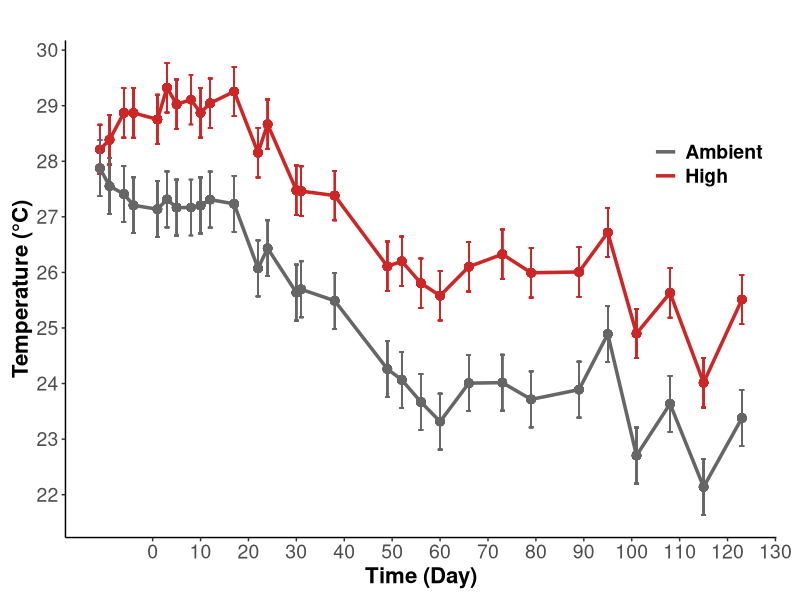

Generate this figure with R: (Note: this script raises an error after producing the figure.)
## ---- chunk 1
rm(list=ls(all=TRUE))
results <- read.csv("Data/Urchin_ClimateChange_Data.csv", header=T, na.strings="NA")

library("tidyverse")
library("lme4") #linear mixed modeling
library("lmtest") #linear mixed modeling
library("lmerTest") #calculate p-values in models
library("car") #levenes tests
library("emmeans") #post-hoc tests
library("lsmeans") #post-hoc tests
library("plotrix") #calculate std.error
library("dplyr") 
library("cowplot") #grid plotting 
## ---- chunk 2

tempsummary<-results %>% 
  select("Day", "Temperature", "Temp") %>%
  drop_na(Temp) %>%
  group_by(Day, Temperature) %>%
  mutate(meanT = mean(Temp)) %>%
  group_by(Temperature) %>% 
  mutate(sd = sd(Temp)) %>%
  mutate(se = sd/sqrt(12)) 
  
  
tempplot<-ggplot(data=tempsummary, aes(Day, meanT, color = Temperature)) +
    geom_point(size = 2.5, show.legend=FALSE) +
    geom_errorbar(aes(ymin = meanT-se, ymax = meanT+se)) +
    geom_line(size=1.2) +
    scale_x_continuous(name="Time (Day)", breaks = seq(0,130, by = 10)) +
    scale_y_continuous(name="Temperature (°C)", breaks = seq(20,30, by = 1)) +
    scale_shape_discrete(name = NULL,
                         labels = c("Ambient", "High"))+
    scale_color_manual(name = NULL,
                       values = c("gray40", "firebrick3"),
                       labels = c("Ambient", "High")) +
    ggtitle("")+
    theme_classic() +
    theme(plot.margin=unit(c(0.3,0.6,0.3,0.3), "cm"))+
    theme(legend.margin = margin(0), 
          legend.position = c(.98,.8), 
          legend.justification = c("right", "top"),
          legend.background = element_blank(), 
          axis.title = element_text(size = 16, face="bold"),
          axis.text = element_text(size = 14), 
          plot.title = element_text(size=16, face="bold"),
          legend.text = element_text(size=14, face="bold"));tempplot

ggsave(filename="Figures/20200611/TempFig1.png", plot=tempplot, dpi=300, width=7, height=5, units="in")

## ---- chunk 3

pHsummary<-results %>% 
  select("Day","pH", "pHspec") %>%
  drop_na(pHspec) %>%
  group_by(Day, pH) %>%
  mutate(meanpH = mean(pHspec)) %>%
  group_by(pH, meanpH) %>% 
  mutate(sd = sd(pHspec)) %>%
  mutate(se = sd/sqrt(12)) 
  
  
pHplot<-ggplot(data=pHsummary, aes(Day, meanpH, color = pH)) +
    geom_point(size = 2.5, show.legend=FALSE) +
    geom_errorbar(aes(ymin = meanpH-sd, ymax = meanpH+sd)) +
    geom_line(size=1.2) +
    scale_x_continuous(name="Time (Day)", breaks = seq(0,130, by = 10)) +
    scale_y_continuous(name="pH (Total Scale)", breaks = seq(7.5,8.1, by = .1)) +
    scale_shape_discrete(name = NULL,
                         labels = c("Low pH", "High pH"))+
    scale_color_manual(name = NULL,
                       values = c("skyblue3", "gray40"),
                       labels = c("Acidified", "Ambient"),
                       guide = guide_legend(reverse = TRUE)) +
    ggtitle("")+
    theme_classic() +
    theme(plot.margin=unit(c(0.3,0.6,0.3,0.3), "cm"))+
    theme(legend.margin = margin(0), 
          legend.position = c(.98,.8), 
          legend.justification = c("right", "top"),
          legend.background = element_blank(), 
          axis.title = element_text(size = 16, face="bold"),
          axis.text = element_text(size = 14), 
          plot.title = element_text(size=16, face="bold"),
          legend.text = element_text(size=14, face="bold"));pHplot

ggsave(filename="Figures/20200611/pHFig1.png", plot=pHplot, dpi=300, width=7, height=5, units="in")

## ---- chunk 4

#Make plots in horizontal line with proper labeling of a and b

treatmentfig1<-plot_grid(tempplot, pHplot, labels = c("a", "b"), ncol=2, nrow=1, rel_heights= c(1,1), rel_widths = c(1,1), label_size = 20, label_y=1, align="h");treatmentfig1

ggsave(filename="Figures/20200611/TreatmentFig1.png", plot=treatmentfig1, dpi=300, width=16, height=6, units="in")

## ---- chunk 5
#### Growth Interaction Plot
##May need to adjust the p value for temp depending on which Anova() or anova() we use...

growthsummary<-results %>% 
  filter(Day==126) %>%
  select("pH", "Temperature","Growth") %>%
  drop_na(Growth) %>% 
  mutate(meanPct = Growth*100) %>%
  group_by(pH, Temperature) %>%
  summarise(mean = mean(meanPct), 
            N = length(meanPct),
            se = std.error(meanPct))
   
  
growthplot<-ggplot(data=growthsummary, aes(x=Temperature, y=mean, color = pH, group=interaction(Temperature,pH))) +
    geom_point(size = 3,  position=position_dodge(0.1)) +
    geom_line(aes(group=pH),  position=position_dodge(0.1)) +
    xlab("Temperature Treatment") +
    ylab("Total Growth (%)")+
    geom_errorbar(aes(ymin = mean-se, ymax = mean+se, width = 0.1), position=position_dodge(0.1)) +
    theme_bw() + 
    scale_x_discrete(limits=c("ambient", "heated"), 
                     label=c("Ambient", "High"))+
    scale_colour_manual(name = "pH Treatment",
                        values = c("skyblue3", "gray40"),
                        labels = c("Acidified", "Ambient"),
                        guide = guide_legend(reverse = TRUE)) +
    geom_text(x=1.5, y=125, label="p(pH)=0.61", size=6, color="darkgray") + 
    geom_text(x=1.5, y=100, label="p(Temperature)=0.06", size=6, color="darkgray") + 
    geom_text(x=1.5, y=75, label="p(Interaction)=0.47", size=6, color="darkgray") + 
    ylim(0,450)+
    theme_classic()+
    theme(legend.position = "right", 
          legend.background = element_blank(),
          axis.title = element_text(size = 16, face="bold"),
          axis.text = element_text(size = 14), 
          plot.title = element_text(size=16, face="bold"),
          legend.text = element_text(size=14), 
          legend.title = element_text(size=16, face="bold"));growthplot

ggsave(filename="Figures/20200611/GrowthFig.png", plot=growthplot, dpi=300, width=8, height=6, units="in")

## ---- chunk 6
#### Tip and base calcification ratios

#base
basesummary<-results %>% 
  select("Temperature","pH","RatioSEM", "PartOfSpine") %>%
  filter(PartOfSpine=="Base")%>%
  drop_na(RatioSEM) %>% 
  group_by(pH, Temperature, PartOfSpine) %>%
  summarize(mean = mean(RatioSEM), se = std.error(RatioSEM), N = length(RatioSEM))
  
baseplot<- ggplot(data=basesummary, aes(x=Temperature, y=mean, color = pH, group=interaction(Temperature,pH))) +
    geom_point(size = 3,  position=position_dodge(0.1)) +
    geom_line(aes(group=pH),  position=position_dodge(0.1)) +
    xlab("Temperature Treatment") +
    ylab("Spine Base Calcification Ratio")+
    ylim(1,3.5)+
    geom_errorbar(aes(ymin = mean-se, ymax = mean+se, width = 0.1), position=position_dodge(0.1)) +
    theme_bw() + 
    scale_x_discrete(limits=c("ambient", "heated"), 
                     label=c("Ambient", "High"))+
    scale_colour_manual(name = "pH Treatment",
                        values = c("skyblue3", "gray40"),
                        labels = c("Acidified", "Ambient"),
                        guide = guide_legend(reverse = TRUE)) +
    geom_text(x=1.5, y=1.6, label="p(pH)=0.002", size=6, color="black") + 
    geom_text(x=1.5, y=1.4, label="p(Temperature)=0.16", size=6, color="darkgray") + 
    geom_text(x=1.5, y=1.2, label="p(Interaction)=0.54", size=6, color="darkgray") + 
    theme_classic()+
    theme(legend.position = "right", 
          legend.background = element_blank(), 
          axis.title = element_text(size = 16, face="bold"),
          axis.text = element_text(size = 14), 
          plot.title = element_text(size=16, face="bold"),
          legend.text = element_text(size=14), 
          legend.title = element_text(size=16, face="bold"));baseplot

ggsave("CalcRatiobase.png", plot=baseplot,
      path = "/Users/emilysesno/Desktop/R_Analysis/R_Analysis/output",
      width = 7, height = 5)  

ggsave(filename="Figures/20200611/BaseCalcificationFig.png", plot=baseplot, dpi=300, width=8, height=6, units="in")

#tip
tipsummary<-results %>% 
  select("Temperature","pH","RatioSEM", "PartOfSpine") %>%
  filter(PartOfSpine=="Tip")%>%
  drop_na(RatioSEM) %>% 
  group_by(pH, Temperature, PartOfSpine) %>%
  summarize(mean = mean(RatioSEM), se = std.error(RatioSEM), N = length(RatioSEM))

tipplot<-ggplot(data=tipsummary, aes(x=Temperature, y=mean, color = pH, group=interaction(Temperature,pH))) +
    geom_point(size = 3,  position=position_dodge(0.1)) +
    geom_line(aes(group=pH),  position=position_dodge(0.1)) +
    xlab("Temperature Treatment") +
    ylab("Spine Tip Calcification Ratio")+
    ylim(1,3.5)+
    geom_errorbar(aes(ymin = mean-se, ymax = mean+se, width = 0.1), position=position_dodge(0.1)) +
    theme_bw() + 
    scale_x_discrete(limits=c("ambient", "heated"), 
                     label=c("Ambient", "High"))+
    scale_colour_manual(name = "pH Treatment",
                        values = c("skyblue3", "gray40"),
                        labels = c("Acidified", "Ambient"),
                        guide = guide_legend(reverse = TRUE)) +
    geom_text(x=1.5, y=3.0, label="p(pH)=0.44", size=6, color="darkgray") + 
    geom_text(x=1.5, y=2.8, label="p(Temperature)=0.39", size=6, color="darkgray") + 
    geom_text(x=1.5, y=2.6, label="p(Interaction)=0.09", size=6, color="darkgray") + 
    theme_classic()+
    theme(legend.position = "none", #removed the legend for the tip, so when we align them horizontally we only have one legend. But need to adjust the size so it is the same as base
          legend.background = element_blank(), 
          axis.title = element_text(size = 16, face="bold"),
          axis.text = element_text(size = 14), 
          plot.title = element_text(size=16, face="bold"),
          legend.text = element_text(size=14), 
          legend.title = element_text(size=16, face="bold"));tipplot


ggsave(filename="Figures/20200611/TipCalcificationFig.png", plot=tipplot, dpi=300, width=8, height=6, units="in")
## ---- chunk 7

#Make plots of calcification at tip and base in horizontal line with proper labeling of a and b
#removed legend on the tip, so they can share the same one. But now they are different sizes...

calcificationfig1<-plot_grid(tipplot, baseplot, labels = c("a", "b"), ncol=2, nrow=1, rel_heights= c(1,1), rel_widths = c(0.8,1), label_size = 20, label_y=1, align="h");calcificationfig1

ggsave(filename="Figures/20200611/CalcificationFig1.png", plot=calcificationfig1, dpi=300, width=16, height=6, units="in")

## ---- chunk 8

length_summary<-results %>% 
  select("Temperature","pH","RatioLength", "Chosen") %>%
  drop_na(RatioLength) %>%
  mutate(Ratio = RatioLength/2) %>% 
  filter(Chosen == "yes") %>% 
  group_by(pH, Temperature) %>%
  summarize(mean = mean(Ratio), se = std.error(Ratio), N = length(Ratio))

  lengthplot<-ggplot(data=length_summary, aes(x=Temperature, y=mean, color = pH, group=interaction(Temperature,pH))) +
    geom_point(size = 3,  position=position_dodge(0.1)) +
    geom_line(aes(group=pH),  position=position_dodge(0.1)) +
    xlab("Temperature Treatment") +
    ylab("Spine Length : Diameter")+
    geom_errorbar(aes(ymin = mean-se, ymax = mean+se, width = 0.1), position=position_dodge(0.1)) +
    ylim(10,20) +
    theme_bw() + 
    geom_text(x=1.5, y=12.5, label="p(pH)=0.05", size=6, color="darkgray") + 
    geom_text(x=1.5, y=12, label="p(Temperature)=0.20", size=6, color="darkgray") + 
    geom_text(x=1.5, y=11.5, label="p(Interaction)=0.93", size=6, color="darkgray") + 
    scale_x_discrete(limits=c("ambient", "heated"), 
                     label=c("Ambient", "High"))+
    scale_colour_manual(name = "pH Treatment",
                        values = c("skyblue3", "gray40"),
                        labels = c("Acidified", "Ambient"),
                        guide = guide_legend(reverse = TRUE)) +
    #ylim(250,450)+
    theme_classic()+
    theme(legend.position = "right", 
          legend.background = element_blank(), 
          axis.title = element_text(size = 16, face="bold"),
          axis.text = element_text(size = 14), 
          plot.title = element_text(size=16, face="bold"),
          legend.text = element_text(size=14), 
          legend.title = element_text(size=16, face="bold"));lengthplot

ggsave(filename="Figures/20200611/LengthFig.png", plot=lengthplot, dpi=300, width=8, height=6, units="in")
## ---- chunk 9

droppedsummary<-results %>% 
  select("Temperature","pH","SpineCount") %>%
  drop_na(SpineCount) %>% 
  group_by(pH, Temperature) %>%
  summarize(mean = mean(SpineCount), se = std.error(SpineCount), N = length(SpineCount))

  dropplot<-ggplot(data=droppedsummary, aes(x=Temperature, y=mean, color = pH, group=interaction(Temperature,pH))) +
    geom_point(size = 3,  position=position_dodge(0.1)) +
    geom_line(aes(group=pH),  position=position_dodge(0.1)) +
    xlab("Temperature Treatment") +
    ylab("Dropped Spines")+
    geom_errorbar(aes(ymin = mean-se, ymax = mean+se, width = 0.1), position=position_dodge(0.1)) +
    ylim(0,30) +
    theme_bw() + 
    scale_x_discrete(limits=c("ambient", "heated"), 
                     label=c("Ambient", "High"))+
    scale_colour_manual(name = "pH Treatment",
                        values = c("skyblue3", "gray40"),
                        labels = c("Acidified", "Ambient"),
                        guide = guide_legend(reverse = TRUE)) +
    #geom_text(x=1.5, y=11, label="p(pH)<0.001", size=6, color="black") + 
    #geom_text(x=1.5, y=9, label="p(Temperature)=0.91", size=6, color="darkgray") + 
    #geom_text(x=1.5, y=7, label="p(Interaction)=0.83", size=6, color="darkgray") +
    theme_classic()+
    theme(legend.position = "right", 
          legend.background = element_blank(), 
          axis.title = element_text(size = 16, face="bold"),
          axis.text = element_text(size = 14), 
          plot.title = element_text(size=16, face="bold"),
          legend.text = element_text(size=14), 
          legend.title = element_text(size=16, face="bold"));dropplot

ggsave(filename="Figures/20200611/DroppedSpinesFig.png", plot=dropplot, dpi=300, width=8, height=6, units="in")
